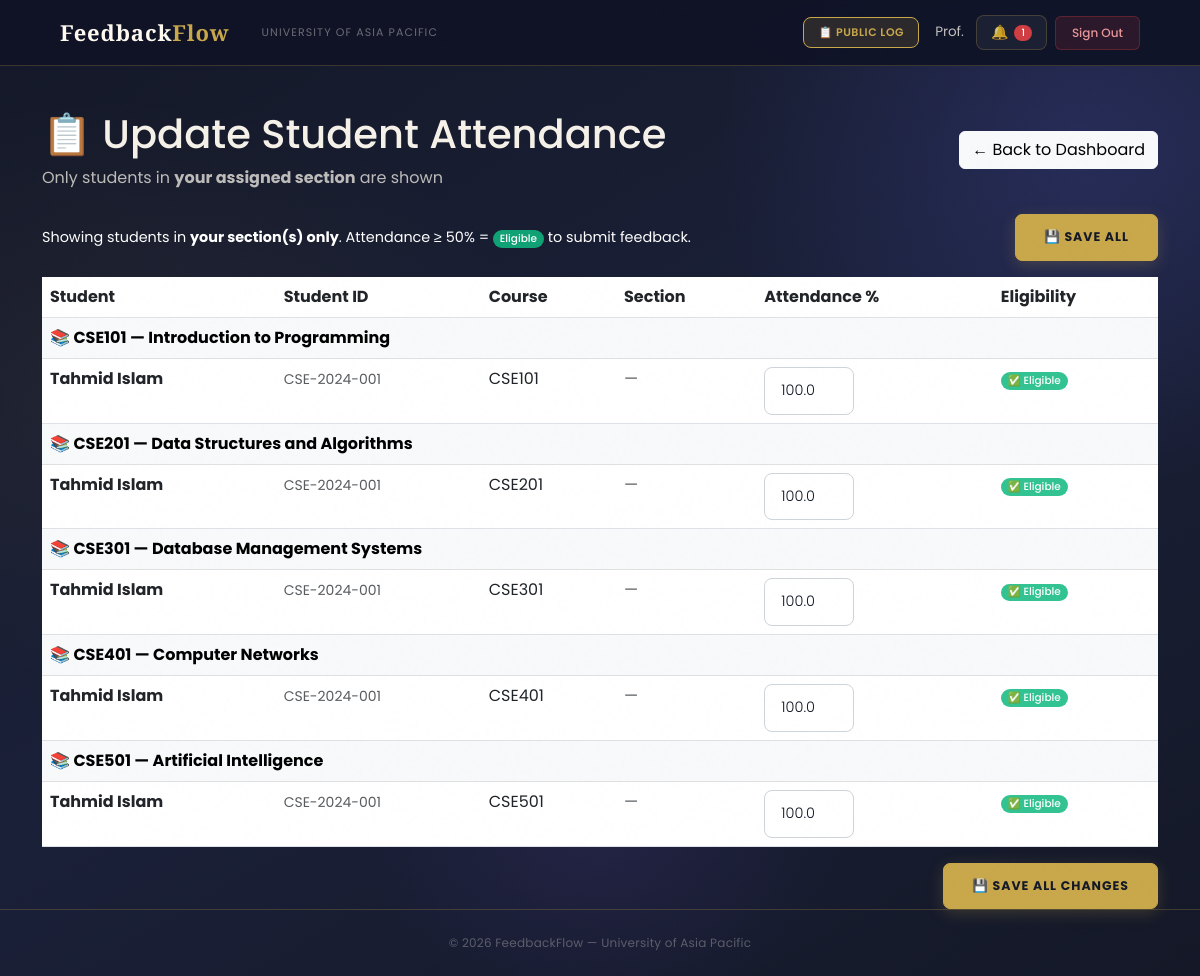
The app's page /feedback/faculty/attendance/ (signed in), older data.
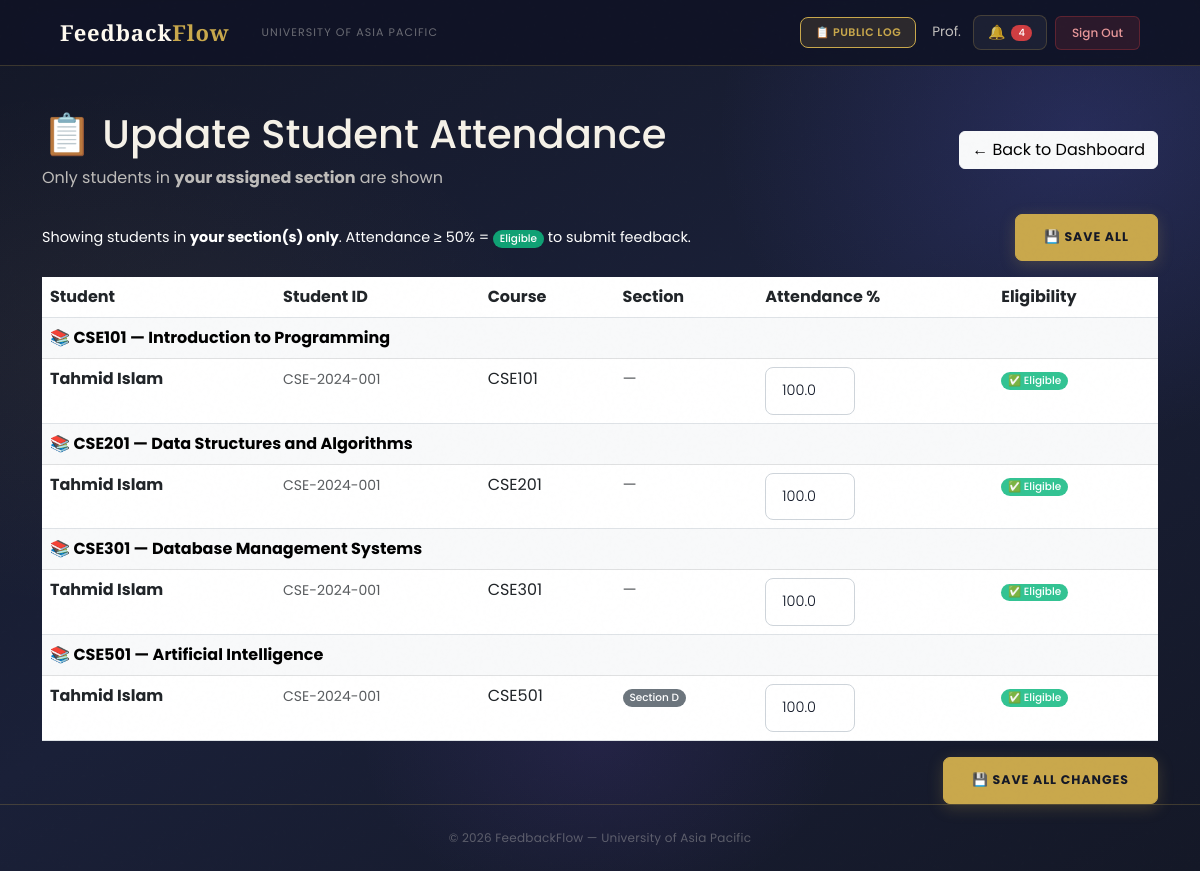
The same page, newer data.
### feedback/models.py (models this page shows, shortened)
class Course(models.Model):
    course_code = models.CharField(max_length=20, unique=True)
    course_name = models.CharField(max_length=200)
    department = models.CharField(max_length=100)
    semester = models.CharField(max_length=50)
    is_active = models.BooleanField(default=True)
    created_at = models.DateTimeField(auto_now_add=True)
    class Meta:
        ordering = ['course_code']
        verbose_name = 'Course'
        verbose_name_plural = 'Courses'

class CourseRegistration(models.Model):
    SECTION_CHOICES = (
        ('A', 'Section A'),
        ('B', 'Section B'),
        ('C', 'Section C'),
        ('D', 'Section D'),
    )
    student      = models.ForeignKey(
                        settings.AUTH_USER_MODEL,
                        on_delete=models.CASCADE,
                        related_name='course_registrations'
                    )
    course       = models.ForeignKey(
                        Course,
                        on_delete=models.CASCADE,
                        related_name='registrations'
                    )
    class_section = models.CharField(
                        max_length=1,
                        choices=SECTION_CHOICES,
                        null=True, blank=True,
                        help_text='Section the student belongs to in this course'
                    )
    is_confirmed = models.BooleanField(default=False)
    attendance_percentage = models.FloatField(default=100.0, help_text='Student attendance percentage (0-100)')
    confirmed_at = models.DateTimeField(null=True, blank=True)
    registered_at= models.DateTimeField(auto_now_add=True)
    class Meta:
        unique_together = ['student', 'course']
        ordering = ['-registered_at']

### users/models.py (models this page shows, shortened)
class User(AbstractBaseUser, PermissionsMixin):
    ROLE_CHOICES = (
        ('Student',   'Student'),
        ('Faculty',   'Faculty'),
        ('HOD',       'Head of Department'),
        ('Staff',     'Staff'),
        ('DAO',       'Dean of Administration Office'),
        ('Admin',     'Administrator'),
        ('Committee', 'Committee Member'),
    )
    DEPARTMENT_CHOICES = (
        ('DBA',          'Department of Business Administration'),
        ('CSE',          'Department of Computer Science and Engineering'),
        ('CE',           'Department of Civil Engineering'),
        ('EEE',          'Department of Electrical and Electronic Engineering'),
        ('Pharmacy',     'Department of Pharmacy'),
        ('Law',          'Department of Law and Human Rights'),
        ('English',      'Department of English'),
        ('Architecture', 'Department of Architecture'),
    )
    COMMITTEE_TYPE_CHOICES = (
        ('Harassment Committee', 'Harassment Committee'),
        ('Proctorial Committee', 'Proctorial Committee'),
    )
    email          = models.EmailField(unique=True, max_length=255)
    full_name      = models.CharField(max_length=150)
    role           = models.CharField(max_length=20, choices=ROLE_CHOICES)
    department     = models.CharField(max_length=100, choices=DEPARTMENT_CHOICES, null=True, blank=True)
    student_id     = models.CharField(max_length=50, unique=True, null=True, blank=True)
    committee_type = models.CharField(max_length=50, choices=COMMITTEE_TYPE_CHOICES, null=True, blank=True)
    is_active      = models.BooleanField(default=True)
    is_staff       = models.BooleanField(default=False)
    created_at     = models.DateTimeField(auto_now_add=True)
    updated_at     = models.DateTimeField(auto_now=True)
    USERNAME_FIELD  = 'email'
    REQUIRED_FIELDS = ['full_name']
    objects = UserManager()
    class Meta:
        verbose_name        = 'User'
        verbose_name_plural = 'Users'
        ordering            = ['-created_at']
    def get_short_name(self):
        return self.full_name.split()[0] if self.full_name else self.email

### feedback/views.py (the view, shortened to what this page needs)
# urls.py: path('faculty/attendance/', views.faculty_update_attendance, name='faculty_update_attendance'),
@login_required
def faculty_update_attendance(request):
    if request.user.role not in ['Faculty', 'HOD']:
        messages.error(request, 'Access denied. Faculty only.')
        return redirect('login')
    from django.db.models import Q
    my_assignments = CourseAssignment.objects.filter(
        faculty=request.user,
        course__is_active=True
    ).select_related('course')
    section_filter = Q()
    seen_courses = set()
    for ca in my_assignments:
        if ca.course_id in seen_courses:
            continue
        if ca.class_section:
            section_filter |= Q(course=ca.course, class_section=ca.class_section)
            section_filter |= Q(course=ca.course, class_section__isnull=True)
            section_filter |= Q(course=ca.course, class_section='')
        else:
            section_filter |= Q(course=ca.course)
        seen_courses.add(ca.course_id)
    if section_filter == Q():
        registrations = CourseRegistration.objects.none()
    else:
        registrations = CourseRegistration.objects.filter(
            section_filter,
            is_confirmed=True
        ).select_related('student', 'course').order_by('course__course_code', 'class_section', 'student__full_name')
    context = {
        'registrations': registrations,
        'my_assignments': my_assignments,
        'page_title': 'Update Student Attendance',
    }
    return render(request, 'feedback/faculty_attendance_update.html', context)

### users/context_processors.py (called while the page is built)
def notifications_count(request):
    if request.user.is_authenticated:
        from users.models import Notification, Announcement
        count = Notification.objects.filter(
            recipient=request.user,
            is_read=False
        ).count()
        active_announcements = []
        for ann in Announcement.objects.filter(is_active=True).order_by('-created_at')[:10]:
            if ann.is_visible_to(request.user):
                active_announcements.append(ann)
            if len(active_announcements) >= 3:
                break
        return {
            'unread_notifications_count': count,
            'active_announcements': active_announcements,
        }
    return {'unread_notifications_count': 0, 'active_announcements': []}

### feedback/templates/feedback/faculty_attendance_update.html (shortened to what this page needs)
{% extends 'users/dashboard_base.html' %}
{% block content %}
<div class="container mt-4">
    <div class="dashboard-header">
        <div class="row align-items-center">
            <div class="col-md-8">
                <h1>📋 Update Student Attendance</h1>
                <p class="mb-0 opacity-75">Only students in <strong>your assigned section</strong> are shown</p>
            </div>
            <div class="col-md-4 text-end">
                <a href="javascript:history.back()" class="btn btn-light">← Back to Dashboard</a>
            </div>
        </div>
    </div>
    {% if registrations %}
    <div class="modern-table mt-4">
        <form method="post">
            <div class="d-flex justify-content-between align-items-center mb-3">
                <span style="color: #fff; font-size: 0.9rem;">
                    Showing students in <strong style="color:#fff;">your section(s) only</strong>.
                    Attendance ≥ 50% = <span class="badge bg-success">Eligible</span>
                    <span style="color:#fff;">to submit feedback.</span>
                </span>
                <button type="submit" class="btn btn-primary">💾 Save All</button>
            </div>
            <table class="table table-hover mb-0">
                <thead>
                <tr>
                    <th>Student</th>
                    <th>Student ID</th>
                    <th>Course</th>
                    <th>Section</th>
                    <th>Attendance %</th>
                    <th>Eligibility</th>
                </tr>
                </thead>
                <tbody>
                {% regroup registrations by course as course_groups %}
                {% for group in course_groups %}
                    <tr class="table-light">
                        <td colspan="6"><strong>📚 {{ group.grouper.course_code }} — {{ group.grouper.course_name }}</strong></td>
                    </tr>
                    {% for reg in group.list %}
                    <tr>
                        <td><strong>{{ reg.student.full_name }}</strong></td>
                        <td><small class="text-muted">{{ reg.student.student_id|default:"—" }}</small></td>
                        <td>{{ reg.course.course_code }}</td>
                        <td>
                            {% if reg.class_section %}
                                <span class="badge bg-secondary">Section {{ reg.class_section }}</span>
                            {% else %}
                                <span class="text-muted">—</span>
                            {% endif %}
                        </td>
                        <td>
                            <input type="number"
                                   name="attendance_{{ reg.id }}"
                                   value="{{ reg.attendance_percentage|floatformat:1 }}"
                                   min="0" max="100" step="0.1"
                                   class="form-control form-control-sm"
                                   style="width: 90px; display: inline-block;">
                        </td>
                        <td>
                            {% if reg.attendance_percentage >= 50 %}
                                <span class="badge bg-success">✅ Eligible</span>
                            {% else %}
                                <span class="badge bg-danger">❌ Not Eligible</span>
                            {% endif %}
                        </td>
                    </tr>
                    {% endfor %}
                {% endfor %}
                </tbody>
            </table>
            <div class="text-end mt-3">
                <button type="submit" class="btn btn-primary">💾 Save All Changes</button>
            </div>
        </form>
    </div>
    {% endif %}
</div>
{% endblock %}

### users/templates/users/base.html (shortened to what this page needs)
<!DOCTYPE html>
<html lang="en">
<head>
    <link href="https://cdn.jsdelivr.net/npm/bootstrap@5.3.0/dist/css/bootstrap.min.css" rel="stylesheet">
</head>
<body>
    <nav class="navbar navbar-expand-lg">
        <div class="container-fluid d-flex align-items-center gap-3">
            <a class="navbar-brand" href="/">Feedback<em>Flow</em></a>
            <span class="navbar-text d-none d-md-inline">University of Asia Pacific</span>
            {% if user.is_authenticated %}
            <div class="ms-auto d-flex align-items-center gap-2">
                <a href="{% url 'public_log' %}" class="btn-bell"
                    style="font-size:11px; font-weight:600; text-transform:uppercase; letter-spacing:0.05em; background:rgba(201,168,76,.15); color:var(--gold) !important; border-color:var(--gold) !important;">
                    📋 Public Log
                </a>
                <span class="nav-user-info d-none d-md-inline ms-2">{{ user.get_short_name }}</span>
                <a href="{% url 'notifications' %}" class="btn-bell ms-1">
                    🔔
                    {% if unread_notifications_count > 0 %}
                    <span class="badge bg-danger" style="font-size:10px;padding:3px 7px;">{{ unread_notifications_count }}</span>
                    {% endif %}
                </a>
                <a href="{% url 'logout' %}" class="btn-logout">Sign Out</a>
            </div>
            {% endif %}
        </div>
    </nav>
    <main>
        {% block content %}{% endblock %}
    </main>
    <footer>
        <p>© 2026 FeedbackFlow — University of Asia Pacific</p>
    </footer>
</body>
</html>

Row changes from the older to the newer data that the page shows:
no longer on this page (row unchanged): Course: grouper.course_code "CSE401", grouper.course_name "Computer Networks"
no longer on this page (row edited): CourseRegistration: student.full_name "Tahmid Islam", student.student_id "CSE-2024-001", course.course_code "CSE401", attendance_percentage "100.0", shows "✅ Eligible"
changed CourseRegistration "CSE501": class_section (not shown) → "D"; class_section "—" → "Section"
Text that changed along with them:
{{ unread_notifications_count }}: "1" → "4"
